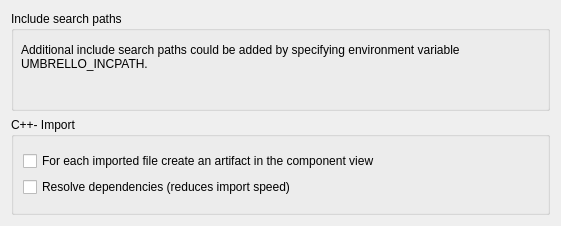
<?xml version="1.0" encoding="UTF-8"?>
<ui version="4.0">
 <class>CodeImportOptionsPage</class>
 <widget class="QWidget" name="CodeImportOptionsPage">
  <property name="geometry">
   <rect>
    <x>0</x>
    <y>0</y>
    <width>561</width>
    <height>226</height>
   </rect>
  </property>
  <layout class="QGridLayout" name="gridLayout_2">
   <item row="0" column="0">
    <layout class="QVBoxLayout" name="verticalLayout_3">
     <item>
      <widget class="QGroupBox" name="groupBox_2">
       <property name="sizePolicy">
        <sizepolicy hsizetype="Preferred" vsizetype="Minimum">
         <horstretch>0</horstretch>
         <verstretch>0</verstretch>
        </sizepolicy>
       </property>
       <property name="minimumSize">
        <size>
         <width>0</width>
         <height>100</height>
        </size>
       </property>
       <property name="title">
        <string>Include search paths</string>
       </property>
       <widget class="QLabel" name="label">
        <property name="geometry">
         <rect>
          <x>10</x>
          <y>30</y>
          <width>513</width>
          <height>31</height>
         </rect>
        </property>
        <property name="text">
         <string>Additional include search paths could be added by specifying environment variable UMBRELLO_INCPATH.</string>
        </property>
        <property name="wordWrap">
         <bool>true</bool>
        </property>
       </widget>
      </widget>
     </item>
    </layout>
   </item>
   <item row="1" column="0">
    <widget class="QGroupBox" name="groupBox">
     <property name="title">
      <string>C++- Import</string>
     </property>
     <layout class="QGridLayout" name="gridLayout">
      <item row="0" column="0">
       <layout class="QVBoxLayout" name="verticalLayout_2">
        <item>
         <layout class="QVBoxLayout" name="verticalLayout">
          <item>
           <widget class="QCheckBox" name="createArtifactCheckBox">
            <property name="text">
             <string>For each imported file create an artifact in the component view</string>
            </property>
           </widget>
          </item>
          <item>
           <widget class="QCheckBox" name="resolveDependenciesCheckBox">
            <property name="text">
             <string>Resolve dependencies (reduces import speed)</string>
            </property>
           </widget>
          </item>
         </layout>
        </item>
       </layout>
      </item>
     </layout>
    </widget>
   </item>
  </layout>
 </widget>
 <resources/>
 <connections/>
</ui>
